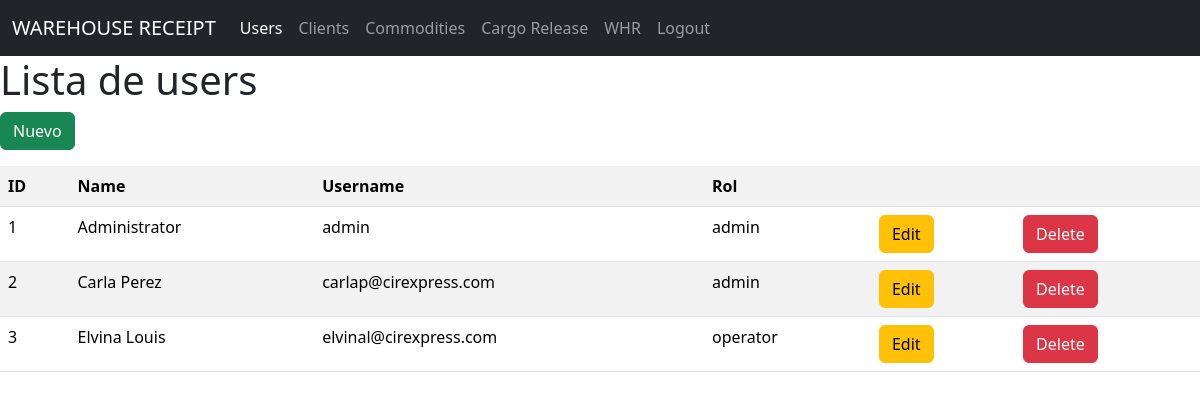
Page /users/ (signed in) on the committed database.
### models/user_model.py (models this page shows, shortened)
class User(db.Model):
    __tablename__="users"
    id=db.Column(db.Integer, primary_key=True)
    name=db.Column(db.String(80),nullable=False)
    username=db.Column(db.String(20),nullable=False)
    password=db.Column(db.String, nullable=False)
    rol=db.Column(db.String(20),nullable=False)
    @staticmethod
    def get_all():
        return User.query.all()

### controllers/user_controller.py (the view)
@user_bp.route("/")
@login_required
def index():
    users=User.get_all()
    return user_view.list(users)

### run.py (called while the page is built)
@app.context_processor
def inject_active_path():
    def is_active(path):
        return 'active' if request.path == path else ''
    return dict(
        is_active=is_active,
        logged_in=('user_id' in session),
        current_user=session.get('username')
    )

### views/user_view.py (called while the page is built)
def list(users):
    return render_template('users/index.html',users=users)

### templates/users/index.html (shortened to what this page needs)
{% extends 'base.html' %}
{% block content %}
<h1>Lista de users</h1>
<a href="{{ url_for('user.create') }}" class="btn btn-success mb-3">Nuevo</a>
<table class="table table-striped">
    <tr>
        <th>ID</th>
        <th>Name</th>
        <th>Username</th>
        <th>Rol</th>
        <th></th>
        <th></th>
    </tr>
    {% for item in users %}
    <tr>
        <td>{{item.id}}</td>
        <td>{{item.name}}</td>
        <td>{{item.username}}</td>
        <td>{{item.rol}}</td>
        <td>
            <a href="{{ url_for('user.edit',id=item.id)}}" class="btn btn-warning">Edit</a>
        </td>
        <td>
            <a href="{{ url_for('user.delete',id=item.id)}}" class="btn btn-danger">Delete</a>
        </td>
    </tr>
    {% endfor %}
</table>
{% endblock %}

### rows in the picture
User: id "1", name "Administrator", username "admin", rol "admin"
User: id "2", name "Carla Perez", username "carlap@cirexpress.com", rol "admin"
User: id "3", name "Elvina Louis", username "elvinal@cirexpress.com", rol "operator"
